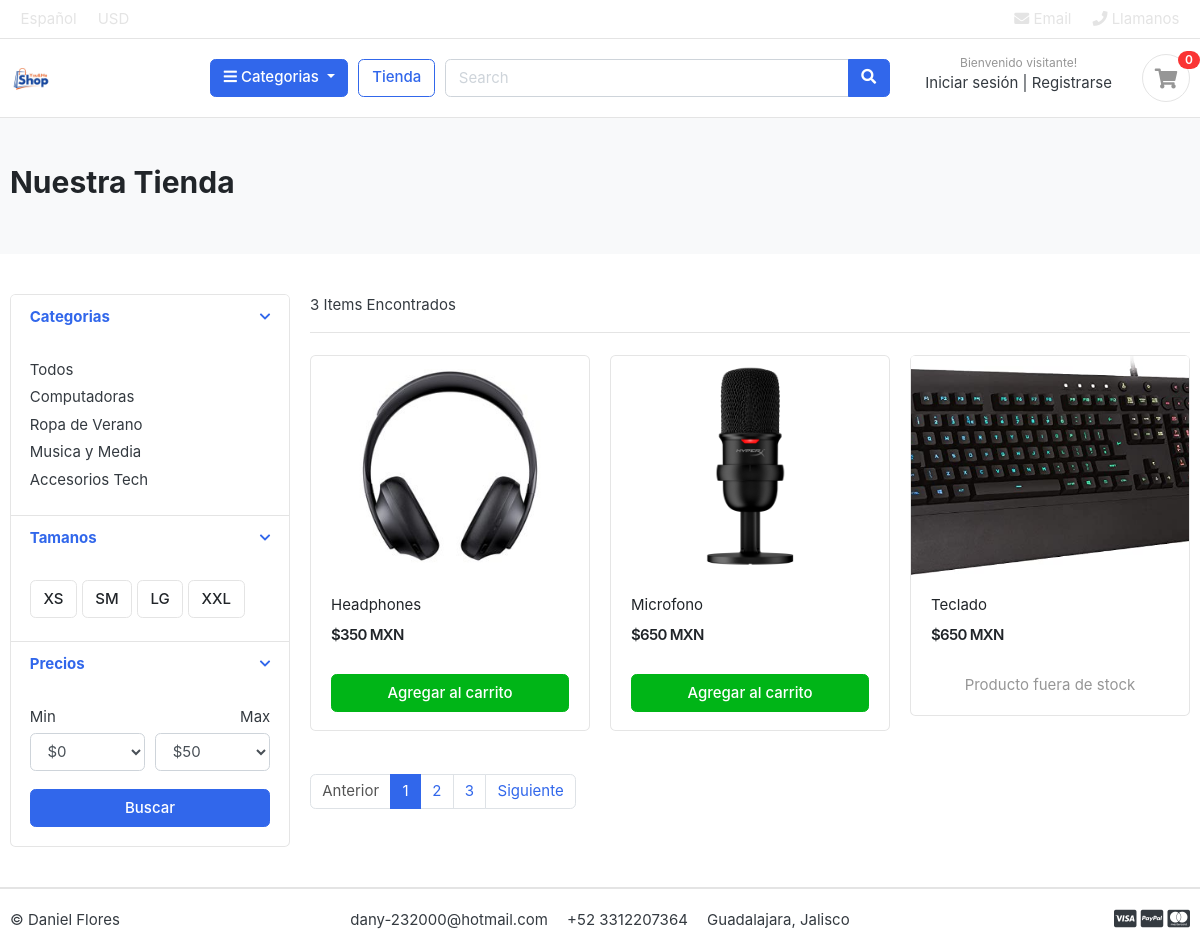
/store/, run on the app's committed database.
### category/models.py (models this page shows, shortened)
class Category( models.Model ):
    category_name = models.CharField( max_length = 20, unique = True )
    description = models.CharField( max_length = 255, blank = True ) #blank -> permitir nulos
    slug = models.CharField( max_length = 100, unique = True )
    cat_image = models.ImageField( upload_to = 'photos/categories', blank = True )
    class Meta:
        verbose_name = 'category'
        verbose_name_plural = 'categories'
    def get_url( self ):
        return reverse( 'store:products_by_category', args=[self.slug] )

### store/models.py (models this page shows, shortened)
class Product( models.Model ):
    product_name = models.CharField( max_length=200, unique=True )
    slug = models.CharField( max_length=200, unique=True )
    description = models.TextField( max_length=500, blank=True )
    price = models.IntegerField()
    images = models.ImageField( upload_to='photos/products' )
    stock = models.IntegerField()
    is_available = models.BooleanField( default=True )
    category = models.ForeignKey( Category, on_delete=models.CASCADE )
    created_date = models.DateTimeField( auto_now_add=True )
    modified_date = models.DateTimeField( auto_now=True )
    def get_url(self):
        return reverse( 'store:product_detail', args=[self.category.slug, self.slug] )

### store/views.py (the view)
# urls.py: path('store/', include( 'store.urls' ) ),
def store( request, category_slug=None ):
    categories = None
    products = None
    if category_slug != None:
        categories = get_object_or_404( Category, slug=category_slug )
        print( categories )
        products = Product.objects.filter( category=categories, is_available=True )
        product_count = products.count()
    else:
        products = Product.objects.all().filter( is_available=True )
        product_count = products.count()
    context = {
        'products' : products,
        'products_count' : product_count,
    }
    return render( request, 'store/store.html', context )

### category/context_processors.py (called while the page is built)
def menu_links( request ):
    links = Category.objects.all()
    return dict( links=links )

### templates/store/store.html (shortened to what this page needs)
{% extends 'base.html' %}
{% block content %}
    <section class="section-pagetop bg">
        <div class="container">
            <h2 class="title-page">Nuestra Tienda</h2>
        </div>
    </section>
    <section class="section-content padding-y">
        <div class="container">
        <div class="row">
            <aside class="col-md-3">
        <div class="card">
            <article class="filter-group">
                <header class="card-header">
                    <a href="#" data-toggle="collapse" data-target="#collapse_1" aria-expanded="true" class="">
                        <i class="icon-control fa fa-chevron-down"></i>
                        <h6 class="title">Categorias</h6>
                    </a>
                </header>
                <div class="filter-content collapse show" id="collapse_1" style="">
                    <div class="card-body">
                        <ul class="list-menu">
                            <li><a href="{% url 'store:store' %}">Todos</a></li>
                            {% for category in links %}
                                <li><a href="{{ category.get_url }}">{{ category.category_name }} </a></li>
                            {% endfor %}
                        </ul>
                    </div>
                </div>
            </article>
            <article class="filter-group">
                <header class="card-header">
                    <a href="#" data-toggle="collapse" data-target="#collapse_4" aria-expanded="true" class="">
                        <i class="icon-control fa fa-chevron-down"></i>
                        <h6 class="title">Tamanos </h6>
                    </a>
                </header>
                <div class="filter-content collapse show" id="collapse_4" style="">
                    <div class="card-body">
                    <label class="checkbox-btn">
                        <span class="btn btn-light"> XS </span>
                    </label>
                    <label class="checkbox-btn">
                        <span class="btn btn-light"> SM </span>
                    </label>
                    <label class="checkbox-btn">
                        <span class="btn btn-light"> LG </span>
                    </label>
                    <label class="checkbox-btn">
                        <span class="btn btn-light"> XXL </span>
                    </label>
                </div>
                </div>
            </article>
            <article class="filter-group">
                <header class="card-header">
                    <a href="#" data-toggle="collapse" data-target="#collapse_3" aria-expanded="true" class="">
                        <i class="icon-control fa fa-chevron-down"></i>
                        <h6 class="title">Precios </h6>
                    </a>
                </header>
                <div class="filter-content collapse show" id="collapse_3" style="">
                    <div class="card-body">
                        <div class="form-row">
                        <div class="form-group col-md-6">
                        <label>Min</label>
                            <select class="mr-2 form-control">
                                <option value="0">$0</option>
                            </select>
                        </div>
                        <div class="form-group text-right col-md-6">
                        <label>Max</label>
                            <select class="mr-2 form-control">
                                <option value="50">$50</option>
                            </select>
                        </div>
                        </div>
                        <button class="btn btn-block btn-primary">Buscar</button>
                    </div>
                </div>
            </article>
        </div>
            </aside>
            <main class="col-md-9">
        <header class="border-bottom mb-4 pb-3">
                <div class="form-inline">
                    <span class="mr-md-auto">{{ products_count }} Items Encontrados </span>
                </div>
        </header>
        <div class="row">
            {% for p in products %}
                <div class="col-md-4">
                    <figure class="card card-product-grid">
                        <div class="img-wrap">
                           <a href="{{ p.get_url }} "> <img src="{{ p.images.url }}"> </a>
                        </div>
                        <figcaption class="info-wrap">
                            <div class="fix-height">
                                <a href="{% url 'store:product_detail' p.category.slug p.slug  %}" class="title">{{ p.product_name }}</a>
                                <div class="price-wrap mt-2">
                                    <span class="price">${{ p.price }} MXN</span>
                                </div>
                            </div>
                            {% if p.stock < 1 %}
                                <p class="text-muted text-center">Producto fuera de stock</p>
                            {% else %}
                                <a href="#" class="btn btn-block btn-success">Agregar al carrito</a>
                            {% endif %}
                        </figcaption>
                    </figure>
                </div>
            {% endfor %}
        </div>
        <nav class="mt-4" aria-label="Page navigation sample">
        <ul class="pagination">
            <li class="page-item disabled"><a class="page-link" href="#">Anterior</a></li>
            <li class="page-item active"><a class="page-link" href="#">1</a></li>
            <li class="page-item"><a class="page-link" href="#">2</a></li>
            <li class="page-item"><a class="page-link" href="#">3</a></li>
            <li class="page-item"><a class="page-link" href="#">Siguiente</a></li>
        </ul>
        </nav>
            </main>
        </div>
        </div>
    </section>
{% endblock  %}

### templates/base.html (shortened to what this page needs)
{% load static %}
<!DOCTYPE HTML>
<html lang="en">
<head>
<link href="{% static 'css/bootstrap.css' %}" rel="stylesheet" type="text/css"/>
<link href=" {% static 'fonts/fontawesome/css/all.min.css' %}" type="text/css" rel="stylesheet">
<link href="{% static 'css/ui.css' %}" rel="stylesheet" type="text/css"/>
<link href="{% static 'css/responsive.css' %}" rel="stylesheet" media="only screen and (max-width: 1200px)" />
</head>
    <body>
        {% include 'includes/navbar.html' %}
            {% block content %}
            {%endblock%}
        {% include 'includes/footer.html' %}
    </body>
</html>

### templates/includes/navbar.html (shortened to what this page needs)
{% load static %}
<header class="section-header">
    <nav class="navbar p-md-0 navbar-expand-sm navbar-light border-bottom nav-style">
    <div class="container">
      <div class="collapse navbar-collapse" id="navbarTop4">
        <ul class="navbar-nav mr-auto">
            <li class="nav-item dropdown">
                 <a href="#" class="nav-link text-light">   Español </a>
            </li>
            <li class="nav-item dropdown">
                <a href="#" class="nav-link text-light"> USD </a>
            </li>
        </ul>
        <ul class="navbar-nav">
            <li><a href="#" class="nav-link text-light"> <i class="fa fa-envelope"></i> Email </a></li>
            <li><a href="#" class="nav-link text-light"> <i class="fa fa-phone"></i> Llamanos</a></li>
        </ul>
      </div>
    </div>
    </nav>
    <section class="header-main border-bottom">
        <div class="container">
    <div class="row align-items-center">
        <div class="col-lg-2 col-md-3 col-6">
            <a href="{% url 'home' %}" class="brand-wrap">
                <img class="logo" src=" {% static 'images/logo01.png' %} ">
            </a>
        </div>
        <div class="col-lg col-sm col-md col-6 flex-grow-0">
            <div class="category-wrap dropdown d-inline-block float-right">
                <button type="button" class="btn btn-primary dropdown-toggle" data-toggle="dropdown">
                    <i class="fa fa-bars"></i> Categorias
                </button>
            </div>
        </div>
        <a href="{% url 'store:store' %}" class="btn btn-outline-primary">Tienda</a>
        <div class="col-lg  col-md-6 col-sm-12 col">
            <form action="#" class="search">
                <div class="input-group w-100">
                    <input type="text" class="form-control" style="width:60%;" placeholder="Search">
                    <div class="input-group-append">
                      <button class="btn btn-primary" type="submit">
                        <i class="fa fa-search"></i>
                      </button>
                    </div>
                </div>
            </form>
        </div>
        <div class="col-lg-3 col-sm-6 col-8 order-2 order-lg-3">
                    <div class="d-flex justify-content-end mb-3 mb-lg-0">
                        <div class="widget-header">
                            <small class="title text-muted text-center">Bienvenido visitante!</small>
                            <div>
                                <a href="./signin.html">Iniciar sesión</a> <span class="dark-transp"> | </span>
                                <a href="./register.html"> Registrarse</a>
                            </div>
                        </div>
                        <a href="./cart.html" class="widget-header pl-3 ml-3">
                            <div class="icon icon-sm rounded-circle border"><i class="fa fa-shopping-cart"></i></div>
                            <span class="badge badge-pill badge-danger notify">0</span>
                        </a>
                    </div>
                </div>
    </div>
        </div>
    </section>
</header>

### templates/includes/footer.html
<footer class="section-footer border-top">
	<div class="container">
		<section class="footer-bottom border-top row">
			<div class="col-md-2">
				<p> &copy Daniel Flores </p>
			</div>
			<div class="col-md-8 text-md-center">
				<span  class="px-2">dany-232000@hotmail.com</span>
				<span  class="px-2">+52 3312207364</span>
				<span  class="px-2">Guadalajara, Jalisco</span>
			</div>
			<div class="col-md-2 text-md-right">
				<i class="fab fa-lg fa-cc-visa"></i>
				<i class="fab fa-lg fa-cc-paypal"></i>
				<i class="fab fa-lg fa-cc-mastercard"></i>
			</div>
		</section>
	</div>
</footer>

### static/css/ui.css (style rules this page uses)
html { font-family: "Inter", sans-serif; font-size: 15px; }
.img-wrap { text-align: center; display: block; }
.img-wrap img { max-width: 100%; }
.price-wrap { letter-spacing: -0.7px; }
.icon-xs, .icon-sm, .icon-md, .icon-lg { display: inline-block; text-align: center; flex-shrink: 0; flex-grow: 0; }
.icon-sm { width: 48px; height: 48px; line-height: 48px !important; font-size: 20px; }
.padding-y { padding-top: 40px; padding-bottom: 40px; }
figure { margin-bottom: 0; }
article:after, .form-group:after { display: block; clear: both; content: ""; }
.bg { background-color: #f8f9fa; }
.title-page { color: #212529; }
p:last-child { margin-bottom: 0; }
.header-main { position: relative; padding-top: 1rem; padding-bottom: 1rem; }
.brand-wrap .logo, .navbar-brand .logo { margin-right: 7px; max-height: 42px; display: inline-block; }
.widget-header { display: inline-block; vertical-align: middle; position: relative; }
.widget-header a { color: #343a40; }
.widget-header i { color: #969696; }
.widget-header .title { display: block; }
.widget-header .notify { position: absolute; top: -3px; right: -10px; }
.footer-bottom { padding-top: 20px; padding-bottom: 20px; }
.btn-light { background-color: #fff; border-color: #e4e4e4; }
[class*=list-] li:after { visibility: hidden; display: block; content: ""; overflow: hidden; height: 0; clear: both; }
.list-menu { list-style: none; margin: 0; padding-left: 0; }
.list-menu li { margin-bottom: 5px; }
.list-menu a { color: #343a40; }
[class*=card-product] a.title { color: #212529; display: block; }
[class*=card-product] p { margin-bottom: 0; }
[class*=card-product] .img-wrap { overflow: hidden; position: relative; }
[class*=card-product] .img-wrap img { height: 100%; max-width: 100%; width: auto; display: inline-block; -o-object-fit: cover; object-fit: cover; }
.card-product-grid { margin-bottom: 20px; }
.card-product-grid .img-wrap { border-radius: 0.2rem 0.2rem 0 0; height: 220px; }
.card-product-grid .info-wrap { overflow: hidden; padding: 18px 20px; }
.card-product-grid .fix-height { height: 80px; overflow: hidden; }
.card .img-wrap { overflow: hidden; }
.notify { position: absolute; top: -4px; right: -10px; display: inline-block; padding: 0.25em 0.6em; font-size: 12px; line-height: 1; text-align: center; border-radius: 3rem; color: #fff; background-color: #fa3434; }
.price { font-weight: 600; color: #212529; }
.icon-control { margin-top: 5px; float: right; font-size: 80%; }
.card-header .title { margin-bottom: 0; line-height: 1.5; }
.filter-group { border-bottom: 1px solid #e4e4e4; }
.filter-group .card-header { border-bottom: 0; }
.filter-group:last-child { border-bottom: 0; }
.checkbox-btn { position: relative; }
.section-pagetop { padding: 45px 0; }

### data on the page
Category: category_name "Computadoras"
Category: category_name "Ropa de Verano"
Category: category_name "Musica y Media"
Category: category_name "Accesorios Tech"
Product: images (picture), product_name "Headphones", price "350", stock "Agregar al carrito"
Product: images (picture), product_name "Microfono", price "650", stock "Agregar al carrito"
Product: images (picture), product_name "Teclado", price "650", stock "Producto fuera de stock"

### other printed values
{{ products_count }} "3"
